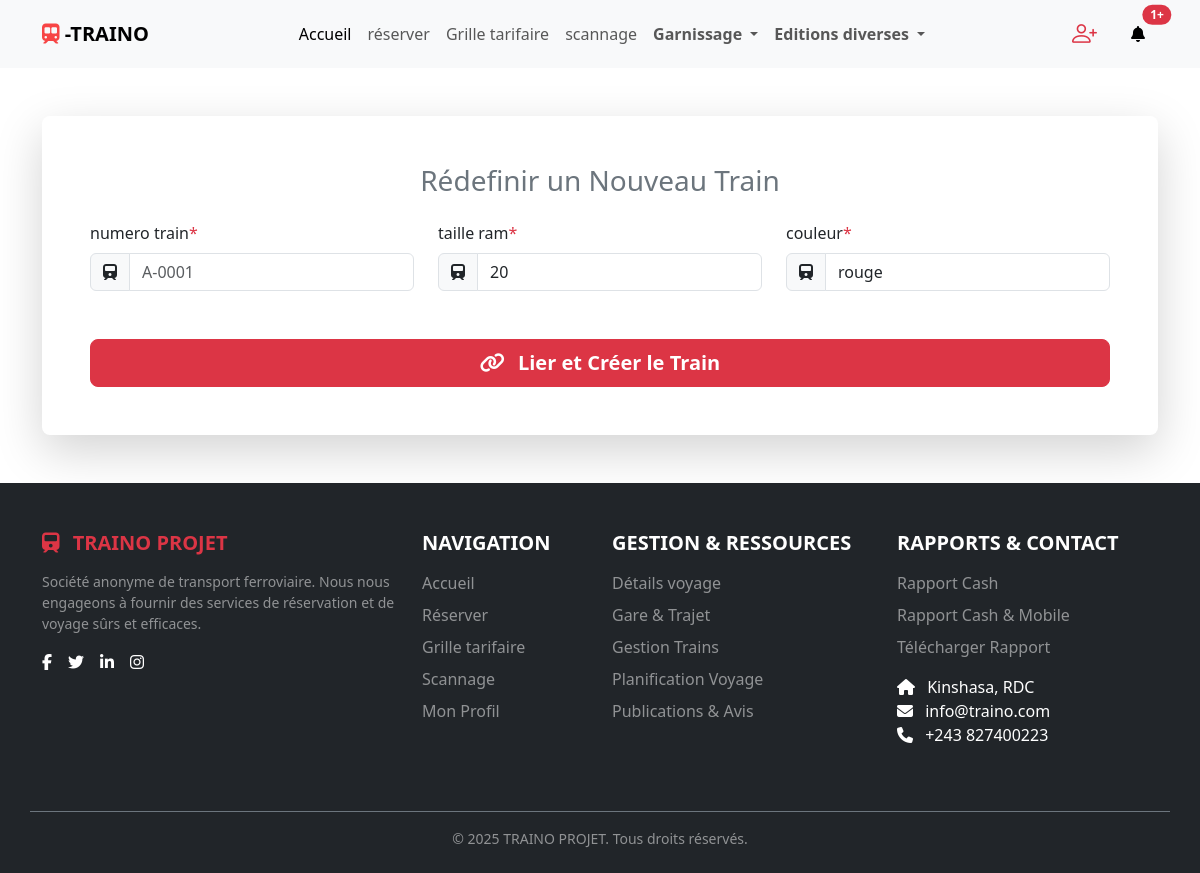
Screenshot of /train/modifier_train/1/02Kkjsdhjfhf655qqzasjqsdbbbz555sc6JHMSLR (signed in) with the database file from the repository.
### train/models.py (models this page shows, shortened)
class Train(models.Model):
    numero_train = models.CharField(
        max_length=10,
        verbose_name='numero voiture exemple A-0000',
        help_text="un sert de clé secondaire à la table voiture",
        null = False,
        blank= False,
    )
    taille_ram = models.IntegerField(
        verbose_name='taille_ram',
        help_text="taille_ram",
        null = False,
        blank= False,
    )
    couleur = models.CharField(
        max_length=30,
        verbose_name='couleur',
        help_text="couleur",
        null = False,
        blank= False,
        default = 'pas de couleur',
    )
    slug = models.SlugField(
        default="02Kkjsdhjfhf655qqzasjqsdbbbz555sc6JHMSLR",
        max_length= 100
    )

### train/views.py (the view, shortened to what this page needs)
# urls.py: path('modifier_train/<int:id>/<str:slug>',modifier_train.as_view(), name = 'modifier_train'),
@method_decorator(login_required, name='dispatch')
class   modifier_train(View):
    def get(self,request,id,slug):
        context  = {
            'train' : get_object_or_404(Train,id = id),
        }
        return render(request,'train/modifier_train.html', context)

### train/templates/train/modifier_train.html (shortened to what this page needs)
{% extends 'front/header/header.html' %}
{% load static %}
    {% block extra_css %}
        <link rel="stylesheet" href="{% static 'css/front/train.css' %}">
    {% endblock %}
{% block containter%}
    <div class="container content-wrapper-light pt-5">
        <form action="{% url 'train:creation_train' %}" method="POST" class="creation-form p-5 rounded-3 shadow-lg">
            <h3 class="mb-4 text-center text-secondary">Rédefinir un Nouveau Train</h3>
            <div class="row g-4 justify-content-center">
                <div class="col-md-4">
                    <label for="id_train" class="form-label">numero train<span class="text-danger">*</span></label>
                    <div class="input-group">
                        <span class="input-group-text"><i class="fas fa-train"></i></span>
                        <input type="text" class="form-control"
                        id="numero_train" name="numero_train"
                        placeholder="{{train.numero_train}}" required>
                    </div>
                </div>
                <div class="col-md-4">
                    <label for="taille_ram" class="form-label">taille ram<span class="text-danger">*</span></label>
                    <div class="input-group">
                        <span class="input-group-text"><i class="fas fa-train"></i></span>
                        <input type="text"
                        class="form-control" id="taille_ram"
                        name="taille_ram" placeholder="{{train.taille_ram}}"
                        value="{{train.taille_ram}}"
                        required>
                    </div>
                </div>
                <div class="col-md-4">
                    <label for="couleur" class="form-label">couleur<span class="text-danger">*</span></label>
                    <div class="input-group">
                        <span class="input-group-text"><i class="fas fa-train"></i></span>
                        <input type="text" class="form-control"
                        value="{{train.couleur}}"
                        id="couleur" name="couleur" placeholder="{{train.couleur}}" required>
                    </div>
                </div>
            </div>
            <div class="d-grid mt-5">
                <button type="submit" class="btn btn-lg btn-danger fw-bold">
                    <i class="fas fa-link me-2"></i> Lier et Créer le Train
                </button>
            </div>
        </form>
    </div>
{% endblock %}

### rows the page displays
Train: numero_train "A-0001", taille_ram "20", couleur "rouge"
